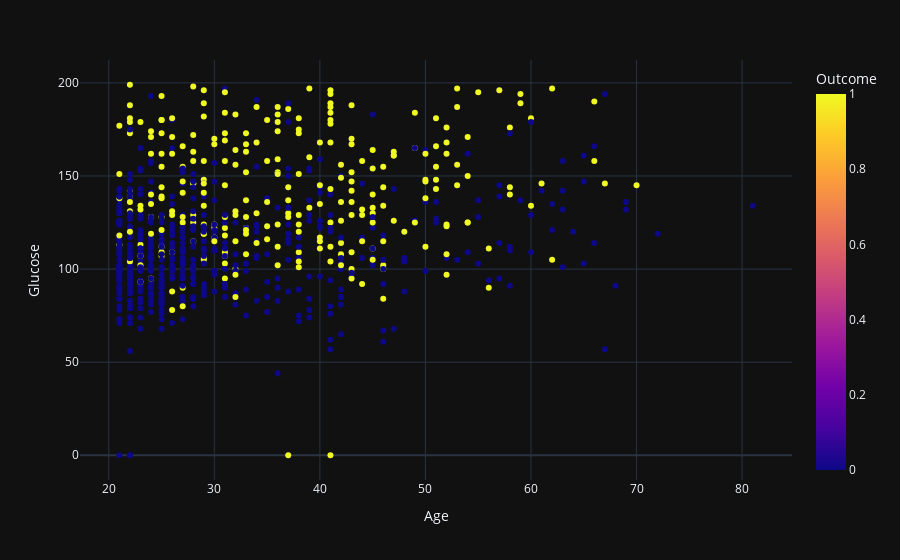

The notebook cell saved with this chart:
### Markdown cell above
繪製散佈圖(scatter)，觀察'年齡'與'葡萄糖'高低關係

### Code cell
scatter('Age', 'Glucose')

### Figure 1 — Plotly figure (JSON) as saved in the notebook; plotly's stock layout.template omitted (floating-point values rounded to 4 significant figures; data arrays with more than 128 entries replaced by an {"elided": "..."} marker saying what was removed)
{"data": [{"hovertemplate": "Age=%{x}<br>Glucose=%{y}<br>Outcome=%{marker.color}<extra></extra>", "legendgroup": "", "marker": {"color": {"elided": "768 int values"}, "coloraxis": "coloraxis", "symbol": "circle"}, "mode": "markers", "name": "", "orientation": "v", "showlegend": false, "type": "scatter", "x": {"elided": "768 int values"}, "xaxis": "x", "y": {"elided": "768 int values"}, "yaxis": "y"}], "layout": {"coloraxis": {"colorbar": {"title": {"text": "Outcome"}}, "colorscale": [[0, "#0d0887"], [0.1111, "#46039f"], [0.2222, "#7201a8"], [0.3333, "#9c179e"], [0.4444, "#bd3786"], [0.5556, "#d8576b"], [0.6667, "#ed7953"], [0.7778, "#fb9f3a"], [0.8889, "#fdca26"], [1, "#f0f921"]]}, "legend": {"tracegroupgap": 0}, "margin": {"t": 60}, "xaxis": {"anchor": "y", "domain": [0, 1], "title": {"text": "Age"}}, "yaxis": {"anchor": "x", "domain": [0, 1], "title": {"text": "Glucose"}}}}
